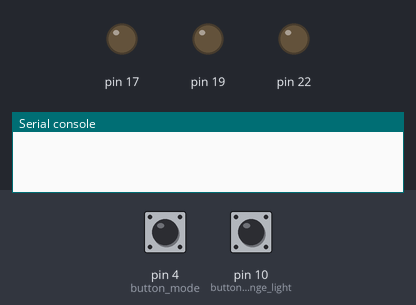
Bench run of a program on a simulated MicroPython board. Parts: output pins drawn as LEDs (lit = HIGH), the last lines printed to the serial console. The test bench sets the inputs (shaded band); at power-on: pin 4 (button_mode) LOW, pin 10 (button_change_light) LOW.

Above: at 1.2 s.
1.3 s: pin 4 (button_mode) pulled HIGH for 3 s
7.3 s: pin 10 (button_change_light) pulled HIGH for 3 s
At 7.6 s:
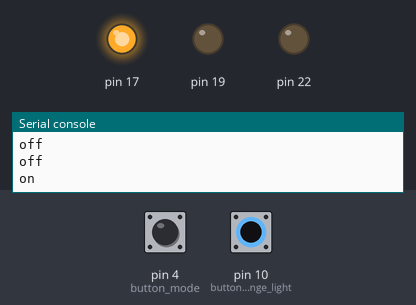
At 10.4 s:
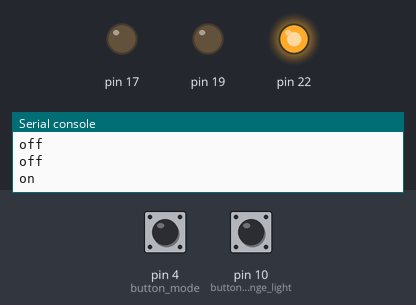
13.3 s: pin 4 (button_mode) pulled HIGH for 3 s
At 16.1 s:
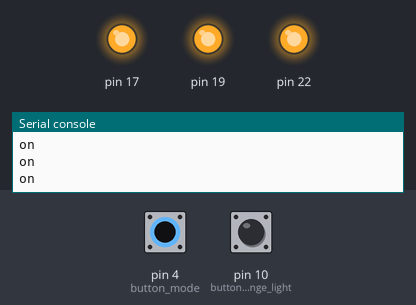
Timing chart, 0 to 17.6 s (numbered marks = the images above; inputs shaded):
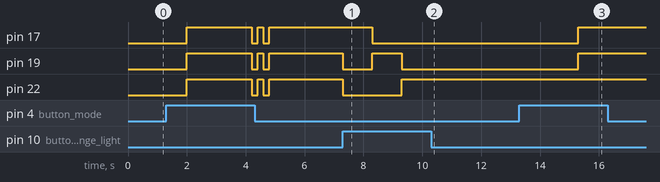

Measured:
- after the input at 7.3 s, pin 17: HIGH → LOW after 1.0 s; pin 19: HIGH → LOW at once, → HIGH 1.0 s later, → LOW 1.0 s later; pin 22: HIGH → LOW at once, → HIGH 2.0 s later
- after the input at 13.3 s, pin 17, pin 19: LOW → HIGH after 2.0 s

The program:

lampe_art_school.py
```python
from machine import PWM, Pin
from utime import sleep
import time

button_mode = Pin(4, Pin.IN, Pin.PULL_DOWN)
button_change_light = Pin(10, Pin.IN, Pin.PULL_DOWN)

counter =0

myDelay = 1 # myDelay is quarter of a second


minDuty = 1900
maxDuty = 7200

class Module :
    position = minDuty

    def __init__(self, pin_led):
        self.led = Pin(pin_led, Pin.OUT)
        self.led.value(0)

    def on(self) :
        print("on")
        self.led.value(1)
    def off(self) :
        print("off")
        self.led.value(0)
#////////////////////////////////////////////////////////////////////////////////////////

list_module = []
list_module.append(Module( 22))
list_module.append(Module( 17))
list_module.append(Module( 19)) #all check


#/////////////////////////////////////////////////////////////////////////////////////////

def ensemble():
    for m in list_module:
        m.on()

    sleep(2)

    return True


def testLampe():
    print("allumé")
    for m in list_module:
        m.on()
    sleep(0.2)

    for m in list_module:
        m.off()
    sleep(0.2)
    print("éteint")
    for m in list_module:
        m.on()
    sleep(0.2)
    for m in list_module:
        m.off()
    sleep(0.2)
    print("éteint")
    for m in list_module:
        m.on()
    sleep(0.2)

    return True


while True:

  sleep(2)
  ensemble()
  if button_mode.value() == 1:
        print("Mode manuel")
        testLampe()
        sleep(myDelay)
        while (button_mode.value() == 0) :
            if button_change_light.value() == 1:
                counter +=1
                i = counter%3
                print ("next light : ")
                for m in list_module:
                    m.off()

                list_module[i].on()
                sleep(myDelay)
        print("Mode automatique")


  
```
